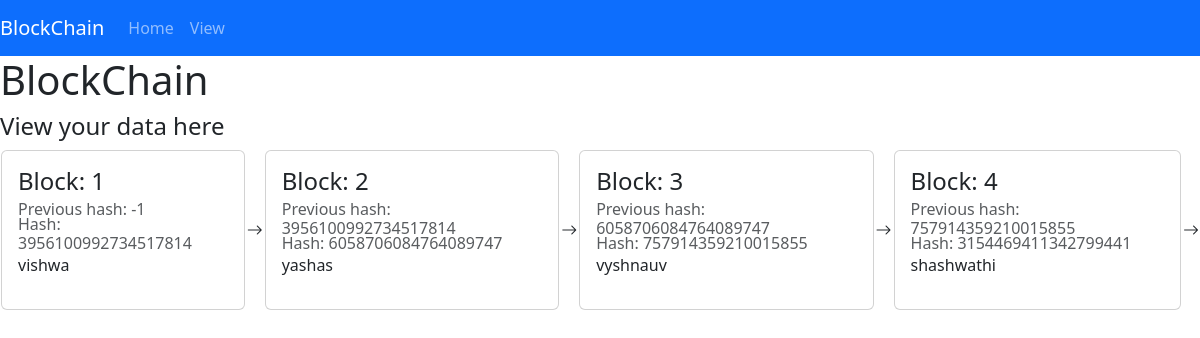
/view, run on the app's committed database.
### home/models.py (models this page shows, shortened)
class Block(models.Model):
    data = models.CharField(max_length=200)
    hash = models.CharField(max_length=500)
    prev_hash = models.CharField(max_length=500)

### view/views.py (the view)
# urls.py: path('view', view, name='view'),
def view(request):
    return render(request, 'view/view.html', {'blocks':Block.objects.all(), 'count':Block.objects.count()})

### view/templates/view/view.html (shortened to what this page needs)
{% extends 'templates/base.html' %}
{% block body %}
    <h1>BlockChain</h1>
    <h4>View your data here</h4>
    <div class="overflow-x-scroll">
        <table>
            <tr>
                {% for i in blocks %}
                    <td>
                        <div class="card">
                            <div class="card-body">
                                <h4 class="card-title">Block: {{forloop.counter}}</h4>
                                <h6 class="card-subtitle text-muted">Previous hash: {{i.prev_hash}}</h6>
                                <h6 class="card-subtitle text-muted">Hash: {{i.hash}}</h6>
                                <p>{{i.data}}</p>
                            </div>
                        </div>
                    </td>
                    <td><i class="bi-arrow-right"></i></i></td>
                {% endfor %}
            </tr>
        </table>
    </div>
{% endblock %}

### templates/base.html (shortened to what this page needs)
<!DOCTYPE html>
<html lang="en">
    <head>
        <link href="https://cdn.jsdelivr.net/npm/bootstrap@5.3.0-alpha2/dist/css/bootstrap.min.css" rel="stylesheet">
        <link rel="stylesheet" href="https://cdn.jsdelivr.net/npm/bootstrap-icons@1.5.0/font/bootstrap-icons.css">
    </head>
    <body>
        <nav class="navbar navbar-expand-lg navbar-dark bg-primary">
            <a class="navbar-brand" href="{% url 'home' %}">BlockChain</a>
            <div class="collapse navbar-collapse" id="navbarNav">
                <ul class="navbar-nav">
                    <li class="nav-item active">
                        <a class="nav-link" href="{% url 'home' %}">Home</a>
                    </li>
                    <li class="nav-item">
                        <a class="nav-link" href="{% url 'view' %}">View</a>
                    </li>
                </ul>
            </div>
        </nav>
        {% block body %}
        {% endblock %}
    </body>
</html>

### data on the page
Block: prev_hash "-1", hash "3956100992734517814", data "vishwa"
Block: prev_hash "3956100992734517814", hash "6058706084764089747", data "yashas"
Block: prev_hash "6058706084764089747", hash "757914359210015855", data "vyshnauv"
Block: prev_hash "757914359210015855", hash "3154469411342799441", data "shashwathi"
